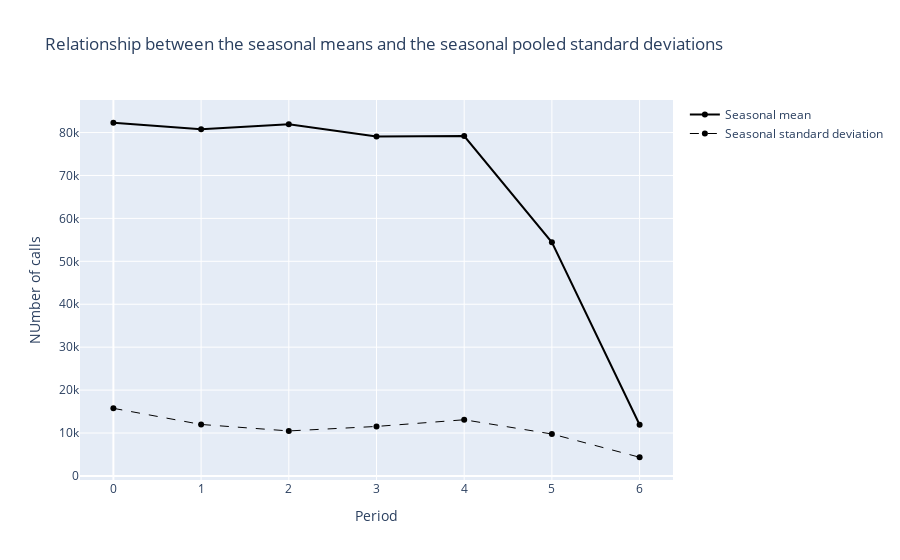

The notebook cell this image was saved under:
### Code cell
mean_df = compute_mean(train_df,"M","WD")
std_df = compute_std(train_df,"M","WD")

plot_decomposition_type(mean_df,std_df)
std_df.corr(mean_df)

### Figure 1 — Plotly figure (JSON) as saved in the notebook; plotly's stock layout.template omitted (floating-point values rounded to 4 significant figures)
{"data": [{"line": {"color": "black", "width": 2}, "name": "Seasonal mean", "type": "scatter", "x": [0, 1, 2, 3, 4, 5, 6], "y": [82280.0, 80770.0, 81940.0, 79080.0, 79200.0, 54420.0, 11930.0]}, {"line": {"color": "black", "dash": "dash", "width": 1}, "name": "Seasonal standard deviation", "type": "scatter", "x": [0, 1, 2, 3, 4, 5, 6], "y": [15750.0, 11990.0, 10490.0, 11530.0, 13090.0, 9771.0, 4354.0]}], "layout": {"title": {"text": "Relationship between the seasonal means and the seasonal pooled standard deviations"}, "xaxis": {"title": {"text": "Period"}}, "yaxis": {"title": {"text": "NUmber of calls"}}}}
